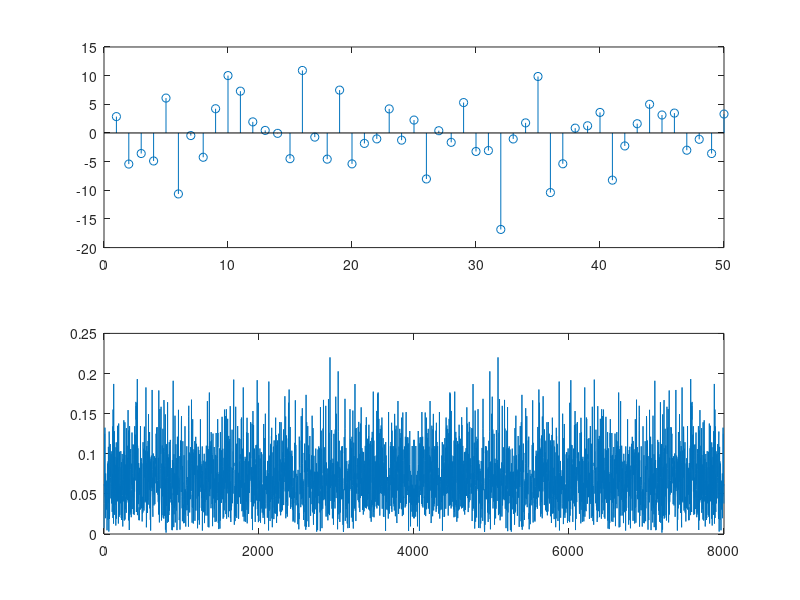

This chart was generated by the following MATLAB code:
x = 5*randn([1,4096]);                  %a
subplot(2,1,1);
stem(x(1:50));                          %a
%--------------------------------------------
Ak = abs(fft(x)/length(x));             %b
fs = 8000;
k = 0:1:length(x)-1; % index of frequency
f = k*fs/length(x); % convert to Hz
subplot(2,1,2);
plot(f,Ak);                             %b
%---------------------------------------------
sound(x/max(abs(x)),8000);              %c

%creating white noise with Gauss Distribution 